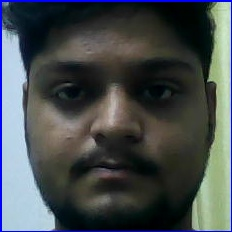
#> input picture Computer Vision/Face Detection and Recognition/#face_detection_main/data/user.1.1.jpg, 232 x 232 px
$ python lbphist2.py
#> lines starting #> are read from the running program, lines starting #| are printed output that depends on the picture
import cv2
import numpy as np
import matplotlib.pyplot as plt
from skimage import feature

# Load the facial image (replace with your image path)
image = cv2.imread("data/user.1.1.jpg", cv2.IMREAD_GRAYSCALE)
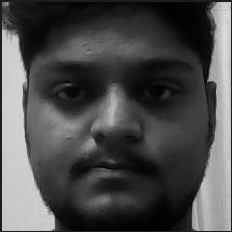
#> image: shape (232, 232); min 0, max 224, mean 75.4

# Define LBP parameters
radius = 1
n_points = 8 * radius

# Calculate the LBP image
lbp_image = feature.local_binary_pattern(image, n_points, radius, method='uniform')
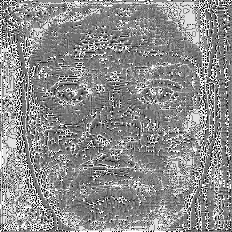
#> lbp_image: shape (232, 232) float64; min 0, max 9, mean 4.97; drawn with min black and max white

# Convert the LBP image to uint8 type (required for OpenCV)
lbp_image = (lbp_image * 255).astype(np.uint8)
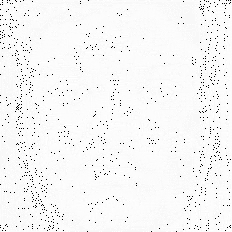
#> lbp_image: shape (232, 232); min 0, max 255, mean 246.4

# Calculate the LBP histogram
histogram = cv2.calcHist([lbp_image], [0], None, [256], [0, 256])
#> histogram = 256 values, max 13465 at index 252, min 0 at index 1, mean 210.2

# Normalize the histogram
histogram /= histogram.sum()
#> histogram = 256 values, max 0.25 at index 252, min 0 at index 1, mean 0.00391

# Display the LBP image
plt.figure(figsize=(12, 6))
plt.subplot(121), plt.imshow(lbp_image, cmap='gray'), plt.title('LBP Image')
plt.axis('off')
# Display the LBP histogram
plt.subplot(122), plt.plot(histogram), plt.title('LBP Histogram')
plt.xlabel('LBP Code')
plt.ylabel('Frequency')
plt.show()
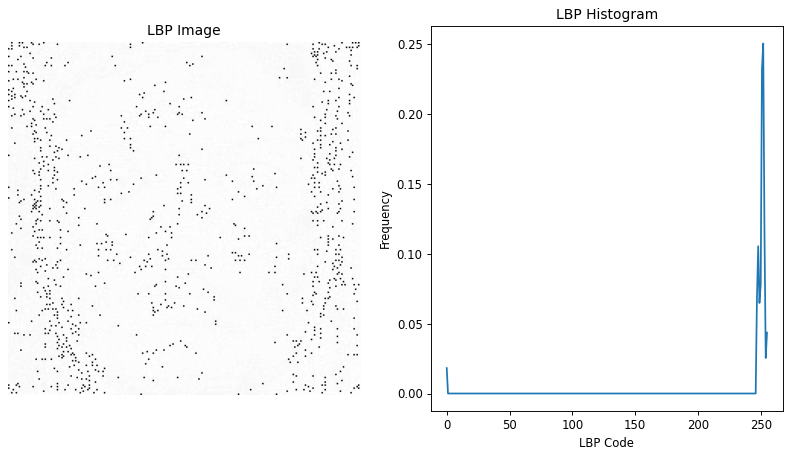
#> figure drawn by matplotlib, 2 panels; panel 2: curve peaks at x = 252, y = 0.25

cv2.imshow('image1',image)
cv2.waitKey(0)
cv2.destroyAllWindows()
